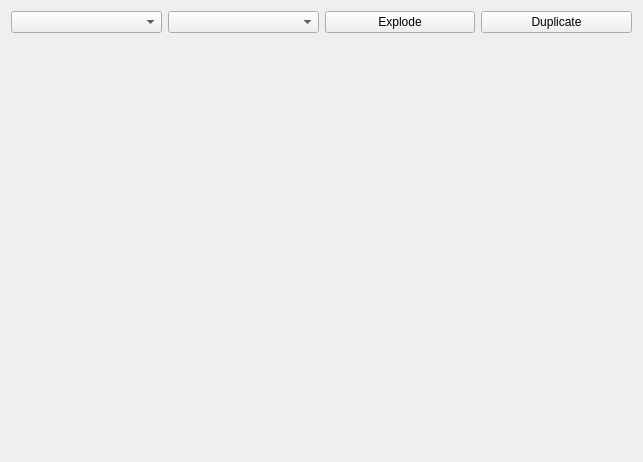
<?xml version="1.0" encoding="UTF-8"?>
<ui version="4.0">
 <class>WaveformBrowser</class>
 <widget class="QWidget" name="WaveformBrowser">
  <property name="geometry">
   <rect>
    <x>0</x>
    <y>0</y>
    <width>643</width>
    <height>462</height>
   </rect>
  </property>
  <property name="windowTitle">
   <string>Form</string>
  </property>
  <layout class="QVBoxLayout" name="verticalLayout_2">
   <item>
    <layout class="QGridLayout" name="gridLayout">
     <item row="0" column="0">
      <widget class="QComboBox" name="plot_type">
       <property name="sizePolicy">
        <sizepolicy hsizetype="MinimumExpanding" vsizetype="Fixed">
         <horstretch>0</horstretch>
         <verstretch>0</verstretch>
        </sizepolicy>
       </property>
       <property name="minimumSize">
        <size>
         <width>40</width>
         <height>20</height>
        </size>
       </property>
      </widget>
     </item>
     <item row="0" column="1">
      <widget class="QComboBox" name="param_select">
       <property name="sizePolicy">
        <sizepolicy hsizetype="MinimumExpanding" vsizetype="Fixed">
         <horstretch>0</horstretch>
         <verstretch>0</verstretch>
        </sizepolicy>
       </property>
       <property name="minimumSize">
        <size>
         <width>40</width>
         <height>20</height>
        </size>
       </property>
      </widget>
     </item>
     <item row="0" column="2">
      <widget class="QPushButton" name="explode_toggle">
       <property name="sizePolicy">
        <sizepolicy hsizetype="MinimumExpanding" vsizetype="Fixed">
         <horstretch>0</horstretch>
         <verstretch>0</verstretch>
        </sizepolicy>
       </property>
       <property name="minimumSize">
        <size>
         <width>40</width>
         <height>20</height>
        </size>
       </property>
       <property name="text">
        <string>Explode</string>
       </property>
      </widget>
     </item>
     <item row="0" column="3">
      <widget class="QPushButton" name="duplicate_button">
       <property name="sizePolicy">
        <sizepolicy hsizetype="MinimumExpanding" vsizetype="Fixed">
         <horstretch>0</horstretch>
         <verstretch>0</verstretch>
        </sizepolicy>
       </property>
       <property name="minimumSize">
        <size>
         <width>40</width>
         <height>20</height>
        </size>
       </property>
       <property name="text">
        <string>Duplicate</string>
       </property>
      </widget>
     </item>
    </layout>
   </item>
   <item>
    <layout class="QVBoxLayout" name="plot">
     <item>
      <widget class="QWidget" name="fake" native="true">
       <property name="sizePolicy">
        <sizepolicy hsizetype="MinimumExpanding" vsizetype="MinimumExpanding">
         <horstretch>1</horstretch>
         <verstretch>1</verstretch>
        </sizepolicy>
       </property>
       <property name="minimumSize">
        <size>
         <width>400</width>
         <height>400</height>
        </size>
       </property>
      </widget>
     </item>
    </layout>
   </item>
  </layout>
 </widget>
 <resources/>
 <connections/>
</ui>
